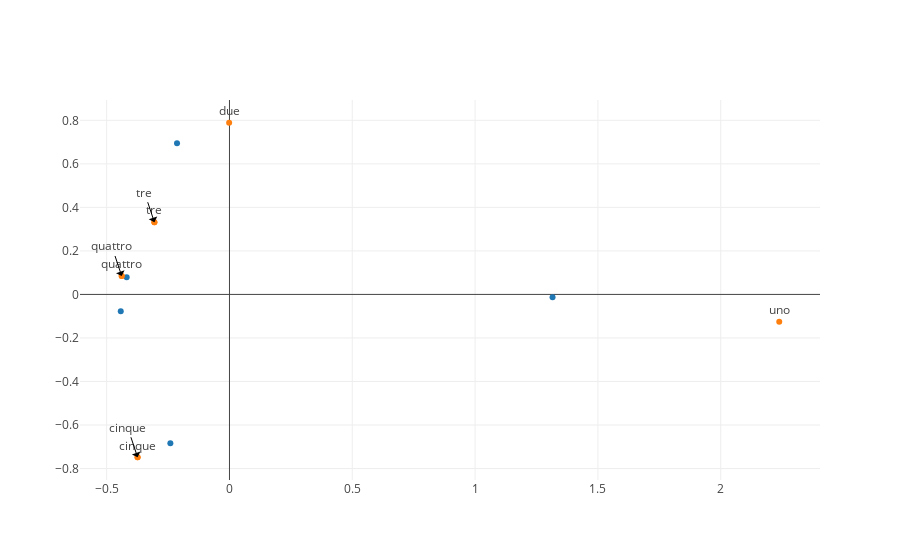

Notebook code for this chart:
### Code cell
trace1 = Scatter(
    x=new_en_words_vec[:, 0],
    y=new_en_words_vec[:, 1],
    mode='markers+text',
    textposition='top'
)
trace2 = Scatter(
    x=new_it_words_vec[:, 0],
    y=new_it_words_vec[:, 1],
    mode='markers+text',
    text=it_words,
    textposition='top'
)
layout = Layout(
    showlegend=False,
    annotations = [dict(
        x = new_it_words_vec[5][0],
        y = new_it_words_vec[5][1],
        text = translated_word[en_words[4]][0],
        arrowcolor = "black",
        arrowsize = 1.5,
        arrowwidth = 1,
        arrowhead = 0.5
      ), dict(
        x = new_it_words_vec[6][0],
        y = new_it_words_vec[6][1],
        text = translated_word[en_words[4]][1],
        arrowcolor = "black",
        arrowsize = 1.5,
        arrowwidth = 1,
        arrowhead = 0.5
      ), dict(
        x = new_it_words_vec[7][0],
        y = new_it_words_vec[7][1],
        text = translated_word[en_words[4]][2],
        arrowcolor = "black",
        arrowsize = 1.5,
        arrowwidth = 1,
        arrowhead = 0.5
      )]
)
data = [trace1, trace2]

fig = Figure(data=data, layout=layout)
plot_url = plotly.offline.iplot(fig, filename='relatie_position_for_numbers.html')

### Figure 1 — Plotly figure (JSON) as saved in the notebook; plotly's stock layout.template omitted (floating-point values rounded to 4 significant figures)
{"data": [{"mode": "markers+text", "textposition": "top", "type": "scatter", "x": [1.315, -0.2135, -0.4185, -0.4426, -0.2406], "y": [-0.01298, 0.6946, 0.07944, -0.07689, -0.6842]}, {"mode": "markers+text", "text": ["uno", "due", "tre", "quattro", "cinque"], "textposition": "top", "type": "scatter", "x": [2.238, -0.001304, -0.3057, -0.4388, -0.3741, -0.3741, -0.4388, -0.3057], "y": [-0.1257, 0.7888, 0.3318, 0.08474, -0.7481, -0.7481, 0.08474, 0.3318]}], "layout": {"annotations": [{"arrowcolor": "black", "arrowhead": 0.5, "arrowsize": 1.5, "arrowwidth": 1, "text": "cinque", "x": -0.3741, "y": -0.7481}, {"arrowcolor": "black", "arrowhead": 0.5, "arrowsize": 1.5, "arrowwidth": 1, "text": "quattro", "x": -0.4388, "y": 0.08474}, {"arrowcolor": "black", "arrowhead": 0.5, "arrowsize": 1.5, "arrowwidth": 1, "text": "tre", "x": -0.3057, "y": 0.3318}], "showlegend": false}}
